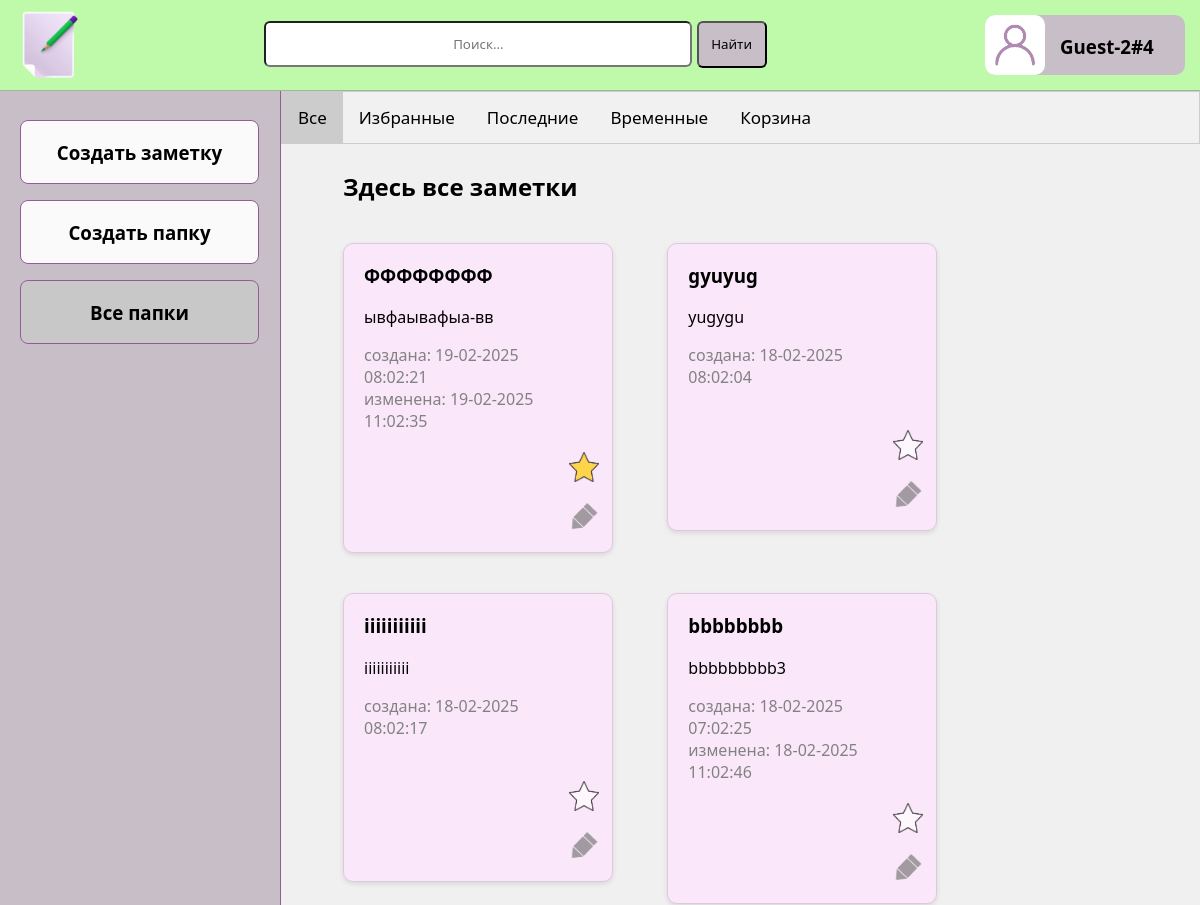
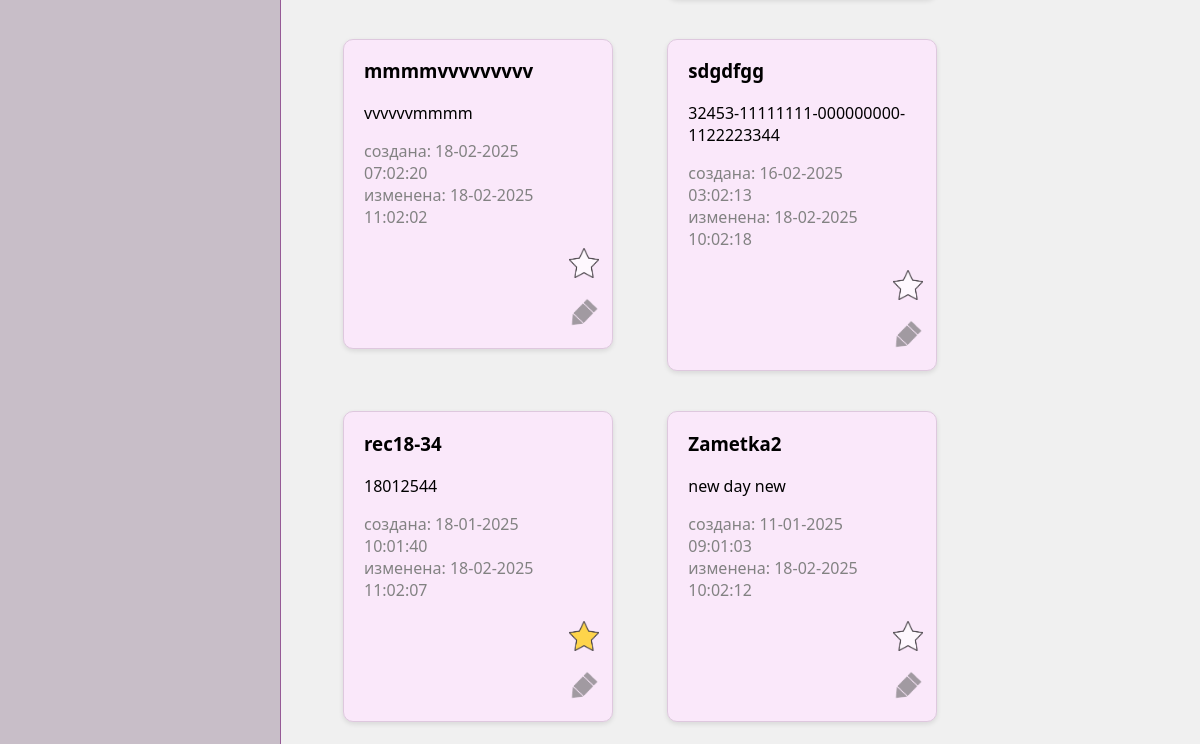
The app's page / (upper part), older data (2 pictures, top to bottom).
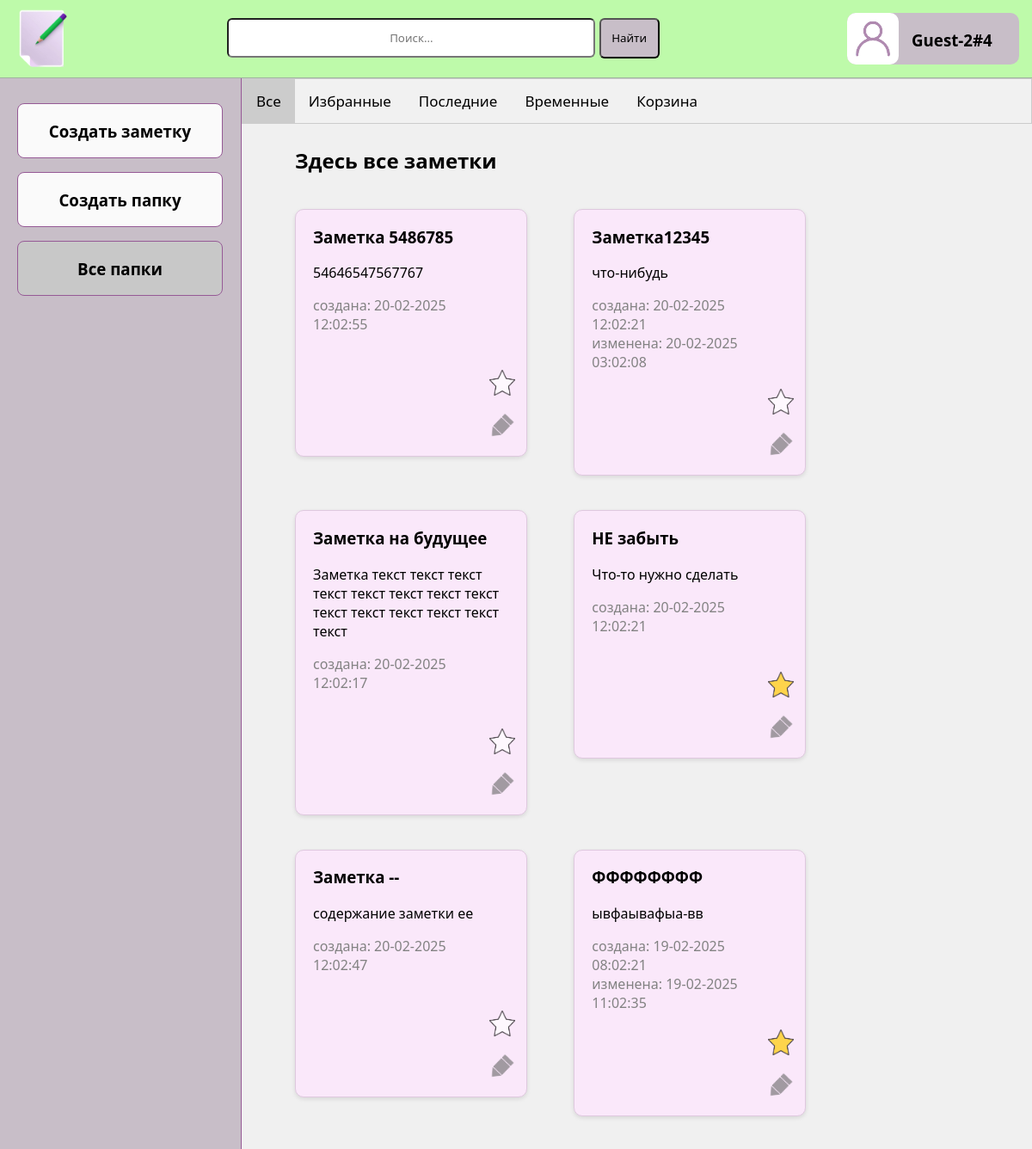
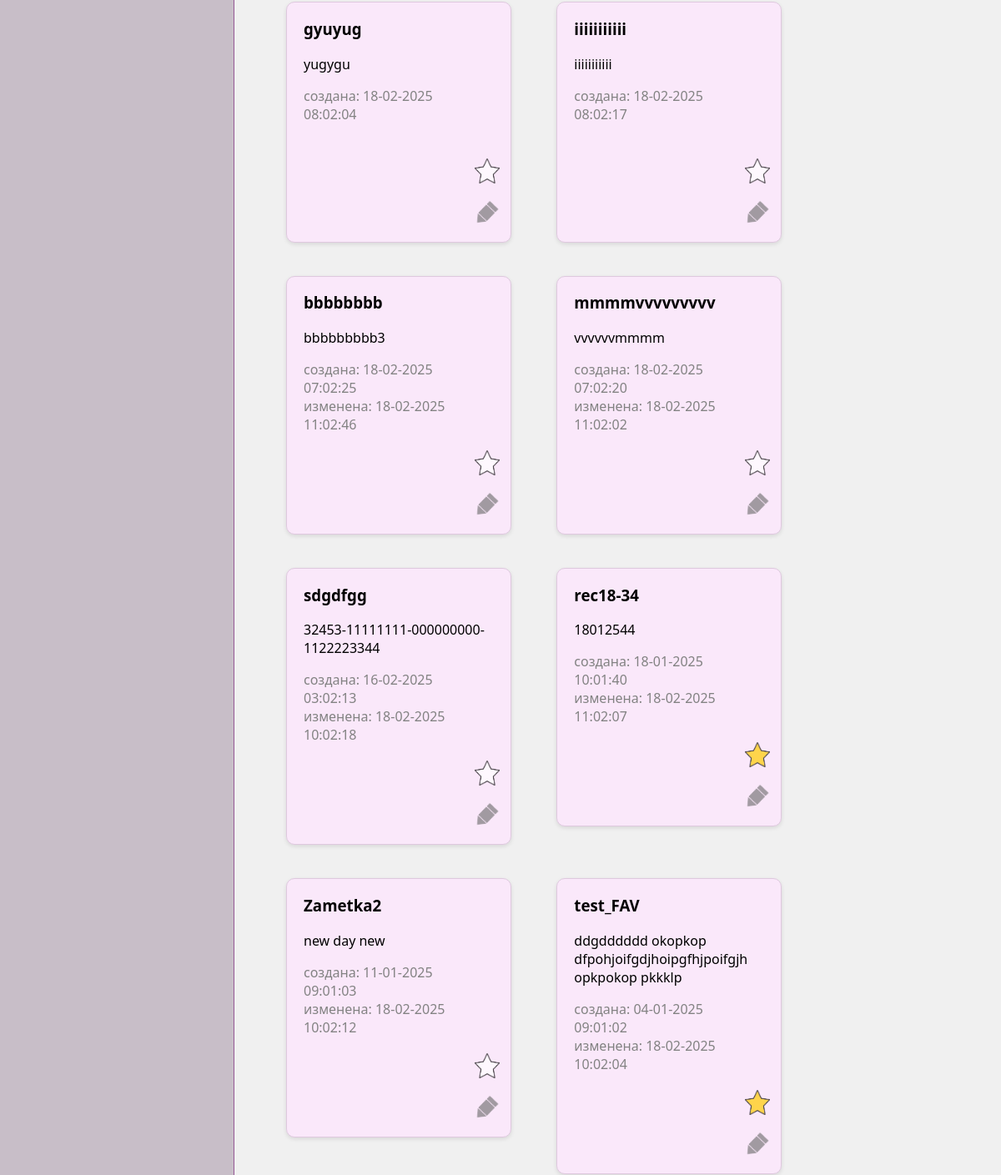
The same page, newer data (2 pictures, top to bottom).
### notesApp/models.py (models this page shows)
class Note(models.Model):
    title = models.CharField(max_length=200)
    content = models.TextField(blank=True, null=True)
    created_at = models.DateTimeField(auto_now_add=True)
    is_favorite = models.IntegerField(default=0)
    action_dt = models.TextField(blank=True, null=True)
    is_last = models.IntegerField(default=0)
    is_in_recycle = models.IntegerField(default=0)
    last_update = models.DateTimeField(blank=True, null=True)
    pic = models.ImageField(upload_to='pics', null=True)

### notesApp/views.py (the view)
# urls.py: path('', views.note_list, name='note_list'),
def note_list(request):
    notes = Note.objects.all()
    notesDesc = Note.objects.order_by('-created_at').filter(is_in_recycle=0)
    notesFavs = Note.objects.filter(is_favorite=1).order_by('-last_update').order_by('-created_at')
    notesTemp = Note.objects.exclude(action_dt='').order_by('-action_dt').filter(is_in_recycle=0)
    notesLast = Note.objects.filter(is_last=1).order_by('-last_update').order_by('-created_at')
    notesRec = Note.objects.filter(is_in_recycle=1).order_by('-last_update').order_by('-created_at')
    return render(request, 'notesApp/note_list.html',
              {'notes': notes, 'notesDesc': notesDesc, 'notesFavs': notesFavs, 'notesTemp': notesTemp,
               'notesLast': notesLast, 'notesRec': notesRec})

### notesApp/templates/notesApp/note_list.html (shortened to what this page needs)
{% load static %}
<!DOCTYPE html>
<html>
<head>
    <link rel="stylesheet" href="{% static 'css/notesApp.css' %}">
</head>
<body class="body-class">
    <header class="header-class">
        <div class="logo-class">
            <img id="logo" name="logo" src="/static/img/logo_notes_3.png" width="80px" height="80px"/>
        </div>
        <div class="search-class">
            <form id="search-form">
              <input class="search-class-area" type="text" id="search-input" name="q" placeholder="Поиск...">
              <button class="search-class-button" type="submit">Найти</button>
            </form>
    </div>
        <div class="account-class">
            <img id="account-photo" name="account-photo" src="/static/img/profile-photo.png" class="account-class-photo" width="60px" height="60px"/>
            <div class="account-class-text"><h3>Guest-2#4</h3></div>
        </div>
    </header>
    <div class="main-body-class">
        <div class="sidebar">
            <div class="hide-sidebar"></div>
             <a onclick="createNote();return false;">
                <div class="create-class" id="id_create_div">
                    <h3>Создать заметку</h3>
                </div>
             </a>
             <div class="folder-create">
                 <h3>Создать папку</h3>
             </div>
             <div class="folder-name">
                 <h3>Все папки</h3>
             </div>
        </div>
        <div class="tabcontent-all">
            <div class="tab">
                <button class="tablinks" onclick="openSection(event, 'All')" id="defaultOpen">Все</button>
                <button class="tablinks" onclick="openSection(event, 'Favs')">Избранные</button>
                <button class="tablinks" onclick="openSection(event, 'Last')">Последние</button>
                <button class="tablinks" onclick="openSection(event, 'Time')">Временные</button>
                <button class="tablinks" onclick="openSection(event, 'Recycle')">Корзина</button>
            </div>
            <div id="All" class="tabcontent">
                <h2 class="about-type-notes-class">Здесь все заметки</h2>
                    {% for note in notesDesc %}
                        <div class="note-class">
                            <div class="left-note-content">
                                <a onclick="viewNote({{note.id}});return false;">
                                    <h3>{{ note.title }} <br></h3>
                                </a>
                                <span class="span-content">
                                    {{ note.content|truncatechars:260 }} <br>
                                </span>
                                <span class="span-gray">
                                    {{  "создана: " }}
                                    {{ note.created_at|date:"d-m-Y h:m:s" }}<br>
                                </span>
                                {% if note.last_update %}
                                    <span class="span-gray">
                                        {{  "изменена: " }}
                                        {{ note.last_update|date:"d-m-Y h:m:s" }}
                                    </span>
                                {% else %}
                                    {{ "&nbsp; " }}
                                {% endif %}
                            </div>
                            <div class="right-note-content">
                                {% if note.is_favorite %}
                                    <img id="a-right-fav-0" name="favimg" src="/static/img/star_1.png" class="right-favs-img"/><br>
                                {% else %}
                                    <img id="a-right-fav-1" name="favimg" src="/static/img/star_0.png" class="right-favs-img"/><br>
                                {% endif %}
                                <a onclick="updateNote({{note.id}});return false;">
                                    <img id="a-right-update" name="favimg" src="/static/img/pencil.png" class="right-update-img"/>
                                </a>
                            </div>
                        </div>
                    {% endfor %}
            </div>
        </div>
    </div>
</body>
</html>

### notesApp/static/css/notesApp.css (style rules this page uses)
* { font-family: 'Segoe UI', Tahoma, Geneva, Verdana, sans-serif; }
.body-class { margin: 0; }
.header-class { background: rgb(190, 250, 170); position: sticky; z-index: 100; top: 0px; width: 100%; height: 90px; display: flex; flex-direction: row; justify-content: space-between; border-bottom: 1px solid; border-bottom-color: rgb(160, 180, 160); }
.logo-class { width: 3%; height: 80px; display: inline-block; margin-left: 10px; margin-top: 5px; display: flex; flex-direction: column; justify-content: left; }
.search-class { width: 50%; height: 80px; margin-top: 5px; text-align: center; display: flex; flex-direction: column; justify-content: left; }
.search-class-area { background: rgb(255, 255, 255); width: 70%; height: 40px; margin-top: 16px; display: inline-block; text-align: center; border-radius: 6px; }
.search-class-button { background: rgb(200, 190, 200); width: 70px; height: 47px; margin-top: 0px; display: inline-block; margin-left: 0px; text-align: center; border-radius: 6px; }
.account-class { background: rgb(200, 190, 200); width: 8%; height: 60px; margin-top: 15px; margin-bottom: 15px; margin-right: 15px; text-align: center; min-width: 200px; display: flex; flex-direction: row; justify-content: left; border-radius: 10px; }
.account-class-photo { height: 60px; width: 60px; display: inline-block; border-radius: 10px; }
.account-class-text { padding-top: 0; padding-left: 15px; height: 60px; min-width: 120px; display: inline-block; text-align: left; justify-content: center; }
.about-type-notes-class { padding-left: 50px; }
.span-gray { color: rgb(130, 130, 130); }
.span-content { padding-right: 20px; }
.note-class { background: rgb(250, 232, 250); width: 27%; margin-bottom: 20px; margin-top: 20px; margin-left: 50px; padding-bottom: 15px; padding-left: 20px; padding-top: 0px; max-width: 850px; vertical-align: top; border-radius: 10px; border: 1px solid rgb(222, 200, 222); display: inline-block; transition: all 0.3s ease; transform: translateY(0); box-shadow: 0 2px 5px rgba(0, 0, 0, 0.1); }
.create-class { width: 207px; background: rgb(250, 250, 250); position: fixed; top: 120px; padding-left: 15px; padding-right: 15px; overflow: hidden; border: 1px solid rgb(150, 90, 150); z-index: 100; border-radius: 8px; text-align: center; }
.tab { overflow: hidden; border: 1px solid #ccc; background-color: #f1f1f1; position: -webkit-sticky; // Для поддержки Safari position: sticky; }
.tab button { background-color: inherit; float: left; border: none; outline: none; cursor: pointer; padding: 14px 16px; transition: 0.3s; font-size: 17px; }
.tab button.active { background-color: #ccc; }
.tabcontent { width: 100%; display: none; padding: 6px 12px; border-top: none; animation: fadeEffect 1s; }
.main-body-class { background: rgb(240, 240, 240); display: flex; }
.tabcontent-all { display: inline-block; box-sizing: border-box; overflow-y: auto; padding-bottom: 30px; }
.sidebar { display: inline-block; background: rgb(200, 190, 200); padding:20px; border-right: 1px solid; border-right-color: rgb(150, 90, 150); }
.hide-sidebar { width: 240px; height: 240px; }
.folder-create { width: 207px; background: rgb(250, 250, 250); position: fixed; top: 200px; padding-left: 15px; padding-right: 15px; overflow: hidden; border: 1px solid rgb(150, 90, 150); z-index: 100; border-radius: 8px; text-align: center; }
.folder-name { width: 207px; background: rgb(200, 200, 200); position: fixed; top: 280px; padding-left: 15px; padding-right: 15px; overflow: hidden; border: 1px solid rgb(150, 90, 150); z-index: 100; border-radius: 8px; text-align: center; }
.left-note-content { display: inline-block; width: 89%; }
.right-note-content { display: inline-block; vertical-align: top; float: right; margin-top: 20px; width: 30px; margin-right: 13px; }
.right-favs-img { height: 30px; width: 30px; margin-bottom: 15px; opacity: 70%; }
.right-update-img { height: 30px; width: 30px; opacity: 60%; }

Row changes from the older to the newer data that the page shows:
added Note: title "Заметка 5486785", content "54646547567767", value "создана:", created_at "20-02-2025 12:02:55", is_favorite 0 (drawn)
added Note: title "Заметка12345", content "что-нибудь", value "создана:", created_at "20-02-2025 12:02:21", value "изменена:", last_update "20-02-2025 03:02:08", is_favorite 0 (drawn)
added Note: title "Заметка на будущее", content "Заметка текст текст текст текст текст текст текст текст текст текст текст текст текст текст", value "создана:", created_at "20-02-2025 12:02:17", is_favorite 0 (drawn)
added Note: title "НЕ забыть", content "Что-то нужно сделать", value "создана:", created_at "20-02-2025 12:02:21", is_favorite 1 (drawn)
added Note: title "Заметка --", content "содержание заметки ее", value "создана:", created_at "20-02-2025 12:02:47", is_favorite 0 (drawn)
now on this page (row unchanged): Note: title "test_FAV", content "ddgdddddd okopkop dfpohjoifgdjhoipgfhjpoifgjh opkpokop pkkklp", value "создана:", created_at "04-01-2025 09:01:02", value "изменена:", last_update "18-02-2025 10:02:04", is_favorite 1 (drawn)
